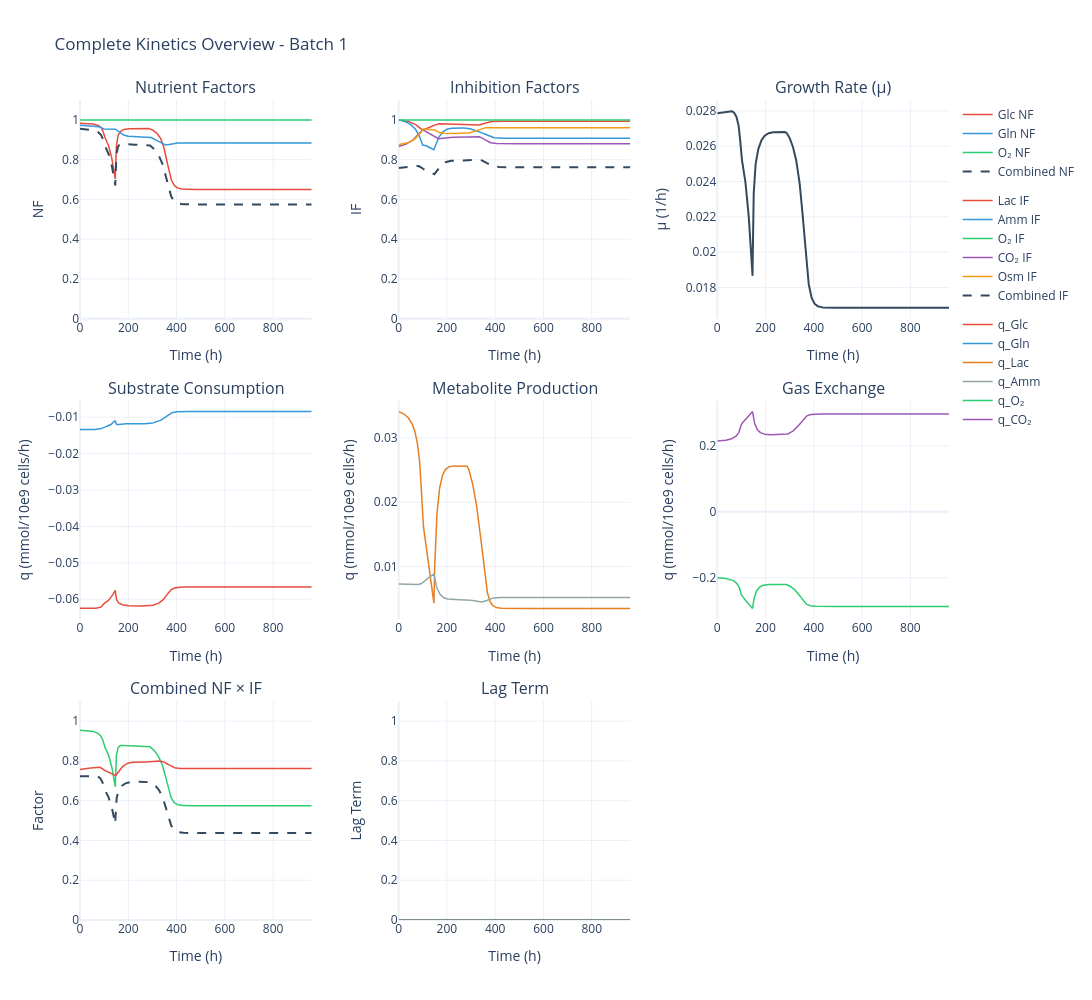

Notebook cell for this chart:
### Code cell
sim.data.plot_kinetics()

### Figure 1 — Plotly figure (JSON) as saved in the notebook; plotly's stock layout.template omitted (floating-point values rounded to 4 significant figures; data arrays with more than 128 entries replaced by an {"elided": "..."} marker saying what was removed)
{"data": [{"legendgroup": "NF", "line": {"color": "#E74C3C", "width": 1.5}, "mode": "lines", "name": "Glc NF", "type": "scatter", "x": {"elided": "1023 float values"}, "xaxis": "x", "y": {"elided": "1023 float values"}, "yaxis": "y"}, {"legendgroup": "NF", "line": {"color": "#3498DB", "width": 1.5}, "mode": "lines", "name": "Gln NF", "type": "scatter", "x": {"elided": "1023 float values"}, "xaxis": "x", "y": {"elided": "1023 float values"}, "yaxis": "y"}, {"legendgroup": "NF", "line": {"color": "#2ECC71", "width": 1.5}, "mode": "lines", "name": "O₂ NF", "type": "scatter", "x": {"elided": "1023 float values"}, "xaxis": "x", "y": {"elided": "1023 float values"}, "yaxis": "y"}, {"legendgroup": "NF", "line": {"color": "#34495E", "dash": "dash", "width": 2}, "mode": "lines", "name": "Combined NF", "type": "scatter", "x": {"elided": "1023 float values"}, "xaxis": "x", "y": {"elided": "1023 float values"}, "yaxis": "y"}, {"legendgroup": "IF", "line": {"color": "#E74C3C", "width": 1.5}, "mode": "lines", "name": "Lac IF", "type": "scatter", "x": {"elided": "1023 float values"}, "xaxis": "x2", "y": {"elided": "1023 float values"}, "yaxis": "y2"}, {"legendgroup": "IF", "line": {"color": "#3498DB", "width": 1.5}, "mode": "lines", "name": "Amm IF", "type": "scatter", "x": {"elided": "1023 float values"}, "xaxis": "x2", "y": {"elided": "1023 float values"}, "yaxis": "y2"}, {"legendgroup": "IF", "line": {"color": "#2ECC71", "width": 1.5}, "mode": "lines", "name": "O₂ IF", "type": "scatter", "x": {"elided": "1023 float values"}, "xaxis": "x2", "y": {"elided": "1023 float values"}, "yaxis": "y2"}, {"legendgroup": "IF", "line": {"color": "#9B59B6", "width": 1.5}, "mode": "lines", "name": "CO₂ IF", "type": "scatter", "x": {"elided": "1023 float values"}, "xaxis": "x2", "y": {"elided": "1023 float values"}, "yaxis": "y2"}, {"legendgroup": "IF", "line": {"color": "#F39C12", "width": 1.5}, "mode": "lines", "name": "Osm IF", "type": "scatter", "x": {"elided": "1023 float values"}, "xaxis": "x2", "y": {"elided": "1023 float values"}, "yaxis": "y2"}, {"legendgroup": "IF", "line": {"color": "#34495E", "dash": "dash", "width": 2}, "mode": "lines", "name": "Combined IF", "type": "scatter", "x": {"elided": "1023 float values"}, "xaxis": "x2", "y": {"elided": "1023 float values"}, "yaxis": "y2"}, {"line": {"color": "#34495E", "width": 2}, "mode": "lines", "name": "μ", "showlegend": false, "type": "scatter", "x": {"elided": "1023 float values"}, "xaxis": "x3", "y": {"elided": "1023 float values"}, "yaxis": "y3"}, {"legendgroup": "rates", "line": {"color": "#E74C3C", "width": 1.5}, "mode": "lines", "name": "q_Glc", "type": "scatter", "x": {"elided": "1023 float values"}, "xaxis": "x4", "y": {"elided": "1023 float values"}, "yaxis": "y4"}, {"legendgroup": "rates", "line": {"color": "#3498DB", "width": 1.5}, "mode": "lines", "name": "q_Gln", "type": "scatter", "x": {"elided": "1023 float values"}, "xaxis": "x4", "y": {"elided": "1023 float values"}, "yaxis": "y4"}, {"legendgroup": "rates", "line": {"color": "#E67E22", "width": 1.5}, "mode": "lines", "name": "q_Lac", "type": "scatter", "x": {"elided": "1023 float values"}, "xaxis": "x5", "y": {"elided": "1023 float values"}, "yaxis": "y5"}, {"legendgroup": "rates", "line": {"color": "#95A5A6", "width": 1.5}, "mode": "lines", "name": "q_Amm", "type": "scatter", "x": {"elided": "1023 float values"}, "xaxis": "x5", "y": {"elided": "1023 float values"}, "yaxis": "y5"}, {"legendgroup": "rates", "line": {"color": "#2ECC71", "width": 1.5}, "mode": "lines", "name": "q_O₂", "type": "scatter", "x": {"elided": "1023 float values"}, "xaxis": "x6", "y": {"elided": "1023 float values"}, "yaxis": "y6"}, {"legendgroup": "rates", "line": {"color": "#9B59B6", "width": 1.5}, "mode": "lines", "name": "q_CO₂", "type": "scatter", "x": {"elided": "1023 float values"}, "xaxis": "x6", "y": {"elided": "1023 float values"}, "yaxis": "y6"}, {"line": {"color": "#2ECC71", "width": 1.5}, "mode": "lines", "name": "NF", "showlegend": false, "type": "scatter", "x": {"elided": "1023 float values"}, "xaxis": "x7", "y": {"elided": "1023 float values"}, "yaxis": "y7"}, {"line": {"color": "#E74C3C", "width": 1.5}, "mode": "lines", "name": "IF", "showlegend": false, "type": "scatter", "x": {"elided": "1023 float values"}, "xaxis": "x7", "y": {"elided": "1023 float values"}, "yaxis": "y7"}, {"line": {"color": "#34495E", "dash": "dash", "width": 2}, "mode": "lines", "name": "NF × IF", "showlegend": false, "type": "scatter", "x": {"elided": "1023 float values"}, "xaxis": "x7", "y": {"elided": "1023 float values"}, "yaxis": "y7"}, {"line": {"color": "#7F8C8D", "width": 2}, "mode": "lines", "name": "Lag", "showlegend": false, "type": "scatter", "x": {"elided": "1023 float values"}, "xaxis": "x8", "y": {"elided": "1023 float values"}, "yaxis": "y8"}], "layout": {"annotations": [{"font": {"size": 16}, "showarrow": false, "text": "Nutrient Factors", "x": 0.1333, "xanchor": "center", "xref": "paper", "y": 1, "yanchor": "bottom", "yref": "paper"}, {"font": {"size": 16}, "showarrow": false, "text": "Inhibition Factors", "x": 0.5, "xanchor": "center", "xref": "paper", "y": 1, "yanchor": "bottom", "yref": "paper"}, {"font": {"size": 16}, "showarrow": false, "text": "Growth Rate (μ)", "x": 0.8667, "xanchor": "center", "xref": "paper", "y": 1, "yanchor": "bottom", "yref": "paper"}, {"font": {"size": 16}, "showarrow": false, "text": "Substrate Consumption", "x": 0.1333, "xanchor": "center", "xref": "paper", "y": 0.6333, "yanchor": "bottom", "yref": "paper"}, {"font": {"size": 16}, "showarrow": false, "text": "Metabolite Production", "x": 0.5, "xanchor": "center", "xref": "paper", "y": 0.6333, "yanchor": "bottom", "yref": "paper"}, {"font": {"size": 16}, "showarrow": false, "text": "Gas Exchange", "x": 0.8667, "xanchor": "center", "xref": "paper", "y": 0.6333, "yanchor": "bottom", "yref": "paper"}, {"font": {"size": 16}, "showarrow": false, "text": "Combined NF × IF", "x": 0.1333, "xanchor": "center", "xref": "paper", "y": 0.2667, "yanchor": "bottom", "yref": "paper"}, {"font": {"size": 16}, "showarrow": false, "text": "Lag Term", "x": 0.5, "xanchor": "center", "xref": "paper", "y": 0.2667, "yanchor": "bottom", "yref": "paper"}], "height": 1000, "hovermode": "x unified", "legend": {"orientation": "v", "x": 1.01, "xanchor": "left", "y": 1, "yanchor": "top"}, "showlegend": true, "title": {"text": "Complete Kinetics Overview - Batch 1"}, "width": 1400, "xaxis": {"anchor": "y", "domain": [0, 0.2667], "title": {"text": "Time (h)"}}, "xaxis2": {"anchor": "y2", "domain": [0.3667, 0.6333], "title": {"text": "Time (h)"}}, "xaxis3": {"anchor": "y3", "domain": [0.7333, 1], "title": {"text": "Time (h)"}}, "xaxis4": {"anchor": "y4", "domain": [0, 0.2667], "title": {"text": "Time (h)"}}, "xaxis5": {"anchor": "y5", "domain": [0.3667, 0.6333], "title": {"text": "Time (h)"}}, "xaxis6": {"anchor": "y6", "domain": [0.7333, 1], "title": {"text": "Time (h)"}}, "xaxis7": {"anchor": "y7", "domain": [0, 0.2667], "title": {"text": "Time (h)"}}, "xaxis8": {"anchor": "y8", "domain": [0.3667, 0.6333], "title": {"text": "Time (h)"}}, "xaxis9": {"anchor": "y9", "domain": [0.7333, 1], "title": {"text": "Time (h)"}}, "yaxis": {"anchor": "x", "domain": [0.7333, 1], "range": [0, 1.1], "title": {"text": "NF"}}, "yaxis2": {"anchor": "x2", "domain": [0.7333, 1], "range": [0, 1.1], "title": {"text": "IF"}}, "yaxis3": {"anchor": "x3", "domain": [0.7333, 1], "title": {"text": "μ (1/h)"}}, "yaxis4": {"anchor": "x4", "domain": [0.3667, 0.6333], "title": {"text": "q (mmol/10e9 cells/h)"}}, "yaxis5": {"anchor": "x5", "domain": [0.3667, 0.6333], "title": {"text": "q (mmol/10e9 cells/h)"}}, "yaxis6": {"anchor": "x6", "domain": [0.3667, 0.6333], "title": {"text": "q (mmol/10e9 cells/h)"}}, "yaxis7": {"anchor": "x7", "domain": [0, 0.2667], "range": [0, 1.1], "title": {"text": "Factor"}}, "yaxis8": {"anchor": "x8", "domain": [0, 0.2667], "range": [0, 1.1], "title": {"text": "Lag Term"}}, "yaxis9": {"anchor": "x9", "domain": [0, 0.2667]}}}
